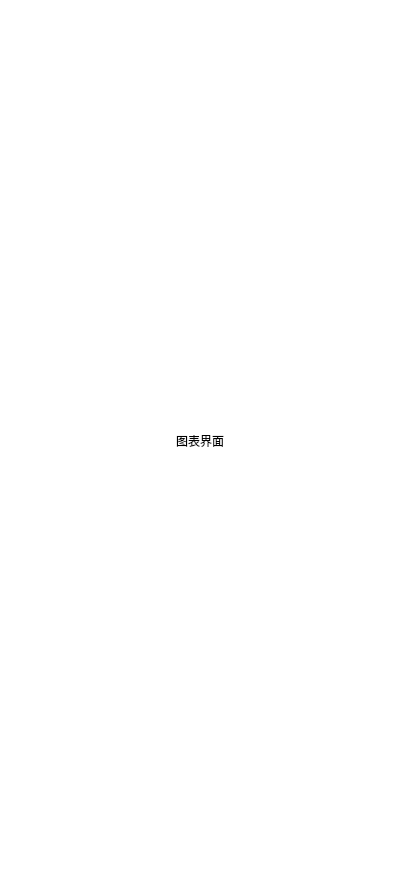
<?xml version="1.0" encoding="UTF-8"?>
<ui version="4.0">
 <class>ChartMainInterface</class>
 <widget class="QWidget" name="ChartMainInterface">
  <property name="geometry">
   <rect>
    <x>0</x>
    <y>0</y>
    <width>400</width>
    <height>881</height>
   </rect>
  </property>
  <property name="windowTitle">
   <string>Form</string>
  </property>
  <property name="styleSheet">
   <string notr="true">background-color: rgb(255, 255, 255);</string>
  </property>
  <layout class="QGridLayout" name="gridLayout_2">
   <item row="0" column="0">
    <widget class="QWidget" name="backgroundwidget" native="true">
     <property name="styleSheet">
      <string notr="true">background-color: rgb(255, 255, 255);
color: rgb(0, 0, 0);</string>
     </property>
     <layout class="QGridLayout" name="gridLayout">
      <item row="0" column="0">
       <widget class="QLabel" name="label">
        <property name="styleSheet">
         <string notr="true">font: 36pt &quot;微软雅黑&quot;;</string>
        </property>
        <property name="text">
         <string>图表界面</string>
        </property>
        <property name="alignment">
         <set>Qt::AlignCenter</set>
        </property>
       </widget>
      </item>
     </layout>
    </widget>
   </item>
  </layout>
 </widget>
 <resources/>
 <connections/>
</ui>
